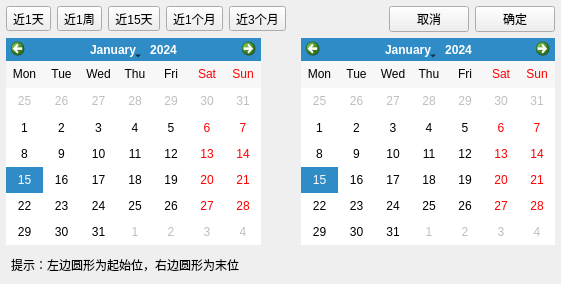
<?xml version="1.0" encoding="UTF-8"?>
<ui version="4.0">
 <class>RangeCalendarContainer</class>
 <widget class="QWidget" name="RangeCalendarContainer">
  <property name="geometry">
   <rect>
    <x>0</x>
    <y>0</y>
    <width>561</width>
    <height>284</height>
   </rect>
  </property>
  <layout class="QVBoxLayout" name="verticalLayout_2">
   <property name="spacing">
    <number>0</number>
   </property>
   <property name="leftMargin">
    <number>0</number>
   </property>
   <property name="topMargin">
    <number>0</number>
   </property>
   <property name="rightMargin">
    <number>0</number>
   </property>
   <property name="bottomMargin">
    <number>0</number>
   </property>
   <item>
    <widget class="QWidget" name="mainBk" native="true">
     <layout class="QVBoxLayout" name="verticalLayout">
      <property name="sizeConstraint">
       <enum>QLayout::SetMinimumSize</enum>
      </property>
      <property name="leftMargin">
       <number>6</number>
      </property>
      <property name="topMargin">
       <number>6</number>
      </property>
      <property name="rightMargin">
       <number>6</number>
      </property>
      <property name="bottomMargin">
       <number>10</number>
      </property>
      <item>
       <layout class="QHBoxLayout" name="horizontalTop">
        <item>
         <widget class="QToolButton" name="btnLastDay">
          <property name="text">
           <string>近1天</string>
          </property>
         </widget>
        </item>
        <item>
         <widget class="QToolButton" name="btnLastWeek">
          <property name="text">
           <string>近1周</string>
          </property>
         </widget>
        </item>
        <item>
         <widget class="QToolButton" name="btnLastFifteenDays">
          <property name="text">
           <string>近15天</string>
          </property>
         </widget>
        </item>
        <item>
         <widget class="QToolButton" name="btnLastMonth">
          <property name="text">
           <string>近1个月</string>
          </property>
         </widget>
        </item>
        <item>
         <widget class="QToolButton" name="btnLastThreeMonth">
          <property name="text">
           <string>近3个月</string>
          </property>
         </widget>
        </item>
        <item>
         <layout class="QHBoxLayout" name="horizontalTopMore"/>
        </item>
        <item>
         <spacer name="horizontalSpacer_2">
          <property name="orientation">
           <enum>Qt::Horizontal</enum>
          </property>
          <property name="sizeHint" stdset="0">
           <size>
            <width>40</width>
            <height>20</height>
           </size>
          </property>
         </spacer>
        </item>
        <item>
         <widget class="QPushButton" name="btnCancel">
          <property name="text">
           <string>取消</string>
          </property>
         </widget>
        </item>
        <item>
         <widget class="QPushButton" name="btnYes">
          <property name="text">
           <string>确定</string>
          </property>
         </widget>
        </item>
       </layout>
      </item>
      <item>
       <layout class="QHBoxLayout" name="horizontalLayout">
        <property name="spacing">
         <number>40</number>
        </property>
        <item>
         <widget class="RangeCalendarWidget" name="calendarStart">
          <property name="verticalHeaderFormat">
           <enum>QCalendarWidget::NoVerticalHeader</enum>
          </property>
         </widget>
        </item>
        <item>
         <widget class="RangeCalendarWidget" name="calendarEnd">
          <property name="verticalHeaderFormat">
           <enum>QCalendarWidget::NoVerticalHeader</enum>
          </property>
         </widget>
        </item>
       </layout>
      </item>
      <item>
       <layout class="QHBoxLayout" name="horizontalLayout_2">
        <property name="leftMargin">
         <number>5</number>
        </property>
        <property name="topMargin">
         <number>5</number>
        </property>
        <property name="bottomMargin">
         <number>0</number>
        </property>
        <item>
         <widget class="QLabel" name="tips">
          <property name="text">
           <string>提示：左边圆形为起始位，右边圆形为末位</string>
          </property>
         </widget>
        </item>
       </layout>
      </item>
     </layout>
    </widget>
   </item>
  </layout>
 </widget>
 <customwidgets>
  <customwidget>
   <class>RangeCalendarWidget</class>
   <extends>QCalendarWidget</extends>
   <header>range_calendar_widget.h</header>
  </customwidget>
 </customwidgets>
 <resources/>
 <connections/>
</ui>
